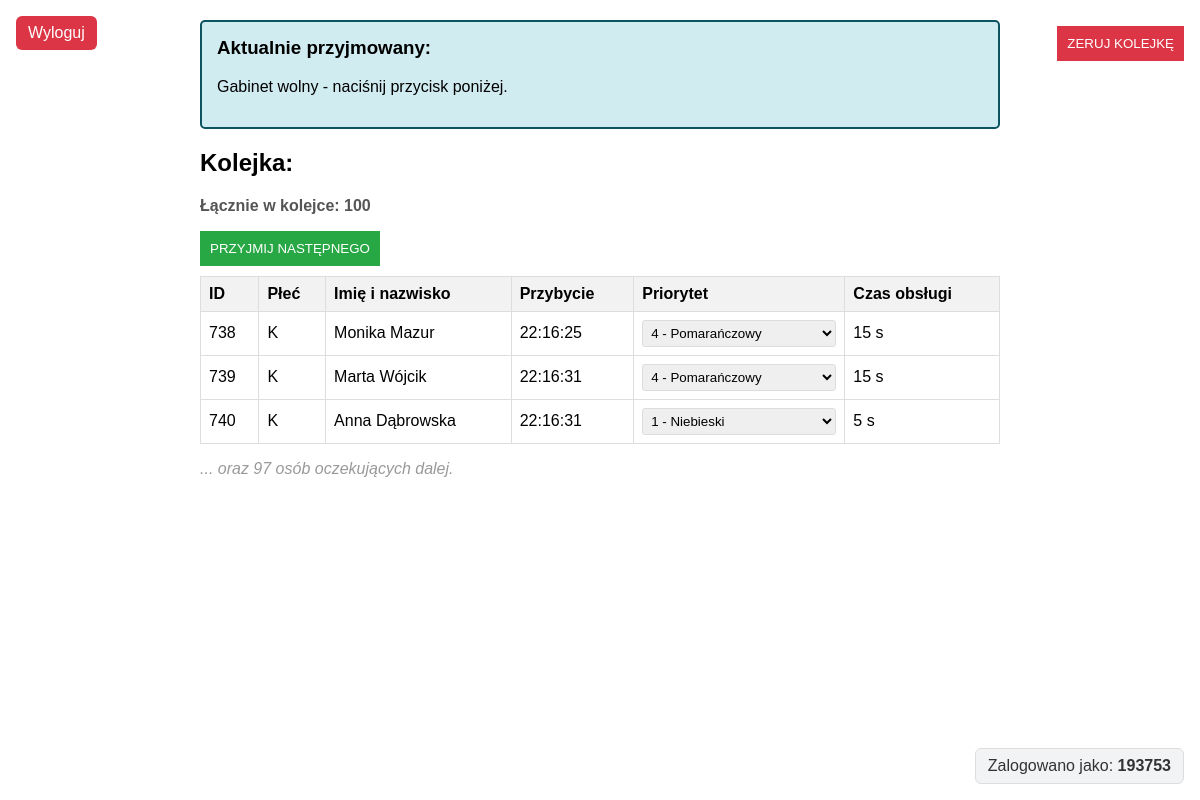
Screenshot of / (signed in) with the database file from the repository.
### tables this page shows
CREATE TABLE patients (
                id INTEGER PRIMARY KEY,
                gender TEXT NOT NULL,
                full_name TEXT NOT NULL,
                arrival_time TEXT NOT NULL,
                priority_number INTEGER,
                service_time_seconds INTEGER
            );

### app/init.py (the view)
class PatientFormView(MethodView):
    def get(self):
        start_background_patient_generation()
        patients = patient_db.get_all_patients()
        print(patients)
        current_time = time.time()
        time_passed = current_time - patient_registry._last_admit_time
        current_service_seconds = max(0, int(patient_registry._current_service_seconds or 0))
        wait_time = max(0, current_service_seconds - time_passed) if patient_registry._last_admit_time > 0 else 0
        return render_template(
            "index.html",
            patients=patients,
            current=patient_registry.get_current_patient(),
            wait_time=round(wait_time, 1),
            current_service_seconds=current_service_seconds,
            error=None
        )

### app/database.py (called while the page is built)
    def get_all_patients(self):
        with self._lock:
            self.cur.execute("""
                SELECT id, gender, full_name, arrival_time, priority_number, service_time_seconds
                FROM patients
                ORDER BY id
            """)
            rows = self.cur.fetchall()
        return [
            {
                "id": r[0],
                "gender": r[1],
                "full_name": r[2],
                "arrival_time": r[3],
                "priority": r[4],
                "service_time_seconds": r[5],
            }
            for r in rows
        ]

### app/init.py (called while the page is built)
def start_background_patient_generation():
    global _generator_started
    with _generator_start_lock:
        if _generator_started:
            return
        worker = threading.Thread(target=_patient_generation_worker, daemon=True)
        worker.start()
        _generator_started = True

    def get_current_patient(self):
        with self._lock:
            return self._current_patient

### app/templates/index.html (shortened to what this page needs)
<!doctype html>
<html lang="pl">
<head>
</head>
<body style="font-family: Arial, sans-serif; max-width: 800px; margin: auto;" data-wait-time='{{ wait_time|tojson }}' data-current-service-seconds='{{ current_service_seconds|tojson }}'>
    <div id="current-card" style="background-color: #d1ecf1; border: 2px solid #0c5460; padding: 15px; border-radius: 5px; margin: 20px 0;">
        <h3 style="margin-top: 0;">Aktualnie przyjmowany:</h3>
        {% if current %}
            <p id="current-name" style="font-size: 1.2em;"><strong>{{ current.full_name }}</strong></p>
            <p id="current-meta" style="margin: 4px 0; color: #444;">
                ID: {{ current.id if current.id is defined else '-' }} |
                Płeć: {{ current.gender if current.gender is defined else '-' }} |
                Przybycie: {{ current.arrival_time if current.arrival_time is defined else '-' }} |
                Service: {{ current.service_time_seconds if current.service_time_seconds is not none else '-' }} s |
                Priorytet: {{ current.priority if current.priority is defined else '-' }}
            </p>
            <p id="current-empty" style="display: none;">Gabinet wolny - naciśnij przycisk poniżej.</p>
        {% else %}
            <p id="current-empty">Gabinet wolny - naciśnij przycisk poniżej.</p>
        {% endif %}
    </div>
    <h2>Kolejka:</h2>
	<p id="queue-count" style="font-weight: bold; color: #555;">
            Łącznie w kolejce: {{ patients|length }}
        </p>
        <form method="post" action="/admit" id="admitForm">
            <button type="submit" id="admitBtn" style="background: #28a745; color: white; border: none; padding: 10px; cursor: pointer;">
                PRZYJMIJ NASTĘPNEGO
            </button>
        </form>
        <button id="resetQueueBtn" type="button" style="background: #dc3545; color: white; border: none; padding: 10px; cursor: pointer; margin-top: 10px;">
            ZERUJ KOLEJKĘ
        </button>
        <table style="width: 100%; border-collapse: collapse; margin-top: 10px;">
            <thead>
                <tr style="background: #f2f2f2;">
                    <th style="border: 1px solid #ddd; padding: 8px; text-align: left;">ID</th>
                    <th style="border: 1px solid #ddd; padding: 8px; text-align: left;">Płeć</th>
                    <th style="border: 1px solid #ddd; padding: 8px; text-align: left;">Imię i nazwisko</th>
                    <th style="border: 1px solid #ddd; padding: 8px; text-align: left;">Przybycie</th>
                    <th style="border: 1px solid #ddd; padding: 8px; text-align: left;">Priorytet</th>
                    <th style="border: 1px solid #ddd; padding: 8px; text-align: left;">Czas obsługi</th>
                </tr>
            </thead>
            <tbody id="queue-body">
                {% for patient in patients[:3] %}
                    <tr>
                        <td style="border: 1px solid #ddd; padding: 8px;">{{ patient.id if patient.id is defined else '-' }}</td>
                        <td style="border: 1px solid #ddd; padding: 8px;">{{ patient.gender if patient.gender is defined else '-' }}</td>
                        <td style="border: 1px solid #ddd; padding: 8px;">
                            {{ patient.full_name if patient.full_name is defined else ((patient.first_name ~ ' ' ~ patient.last_name)|trim) }}
                        </td>
                        <td style="border: 1px solid #ddd; padding: 8px;">{{ patient.arrival_time if patient.arrival_time is defined else '-' }}</td>
                        <td style="border: 1px solid #ddd; padding: 8px;">
                            <select class="priority-select patient-priority-select" data-patient-id="{{ patient.id if patient.id is defined else '' }}" style="width: 100%;">
                                <option value="1" {% if patient.priority == 1 %}selected{% endif %}>1 - Niebieski</option>
                                <option value="4" {% if patient.priority == 4 %}selected{% endif %}>4 - Pomarańczowy</option>
                            </select>
                        </td>
                        <td style="border: 1px solid #ddd; padding: 8px;">{{ patient.service_time_seconds if patient.service_time_seconds is defined else '-' }} s</td>
                    </tr>
                {% endfor %}
            </tbody>
        </table>
        {% if patients|length > 3 %}
            <p id="queue-overflow" style="font-style: italic; color: #999;">
                ... oraz {{ patients|length - 3 }} osób oczekujących dalej.
            </p>
        {% else %}
            <p id="queue-overflow" style="font-style: italic; color: #999; display: none;"></p>
        {% endif %}
    <a href="{{ url_for('auth.logout') }}"
       style="position: fixed; top: 16px; left: 16px; z-index: 1000; padding: 8px 12px; background: #dc3545; color: #fff; text-decoration: none; border-radius: 6px;">
      Wyloguj
    </a>
    <div style="position: fixed; right: 16px; bottom: 16px; z-index: 1000; padding: 8px 12px; background: #f1f3f5; border: 1px solid #ddd; border-radius: 6px; color: #333;">
      Zalogowano jako: <strong>{{ current_user or '-' }}</strong>
    </div>
</body>
</html>

### app/templates/index.html (style rules this page uses)
.priority-select { padding: 4px; border: 1px solid #ddd; border-radius: 3px; cursor: pointer; }

### rows the page displays
patients: id "738", gender "K", full_name "Monika Mazur", arrival_time "22:16:25", id "4 - Pomarańczowy", service_time_seconds "15"
patients: id "739", gender "K", full_name "Marta Wójcik", arrival_time "22:16:31", id "4 - Pomarańczowy", service_time_seconds "15"
patients: id "740", gender "K", full_name "Anna Dąbrowska", arrival_time "22:16:31", id "1 - Niebieski", service_time_seconds "5"

### other values shown
{{ patients|length }} "100"
{{ patients|length - 3 }} "97"
{{ current_user or '-' }} "193753"
